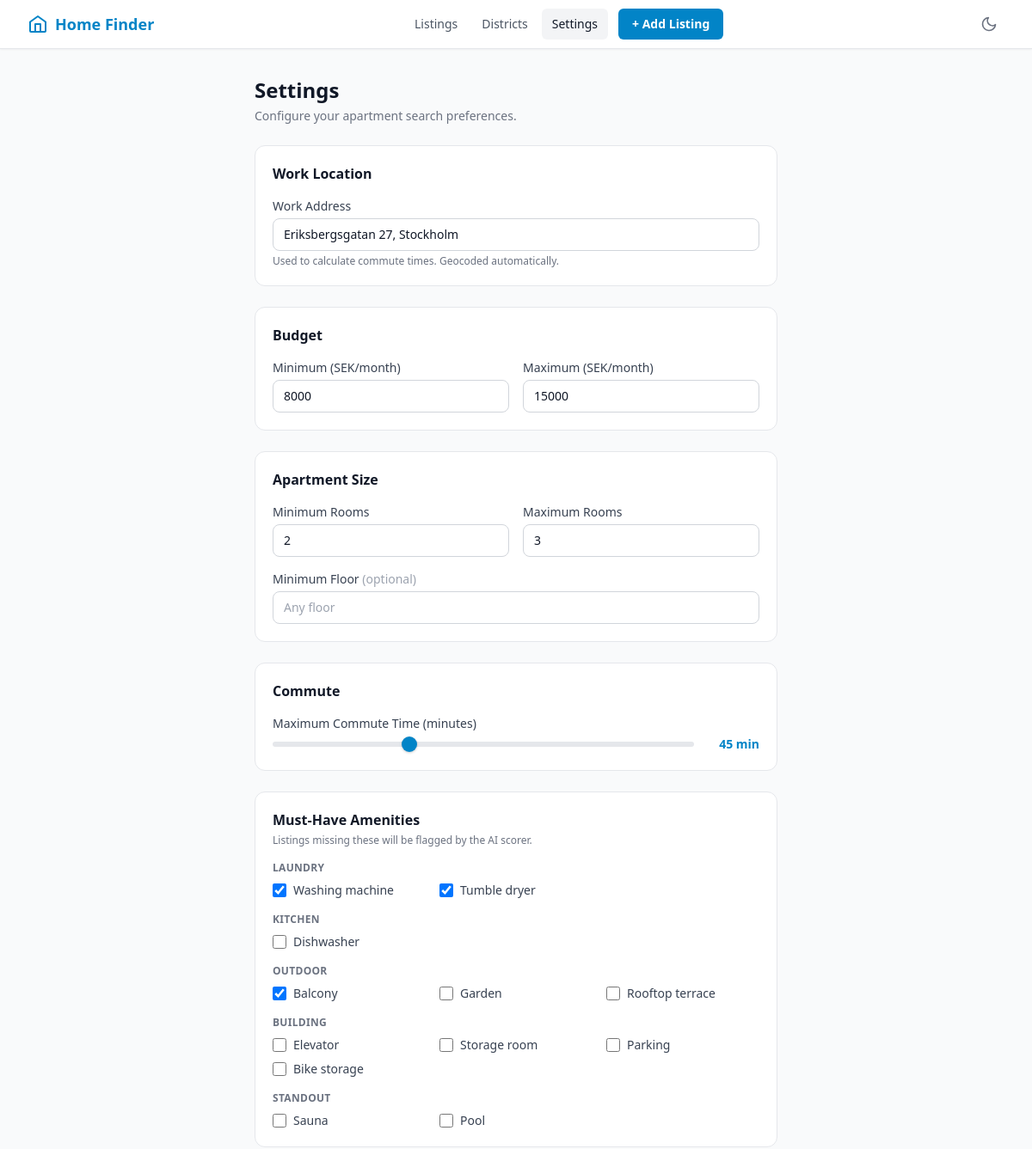
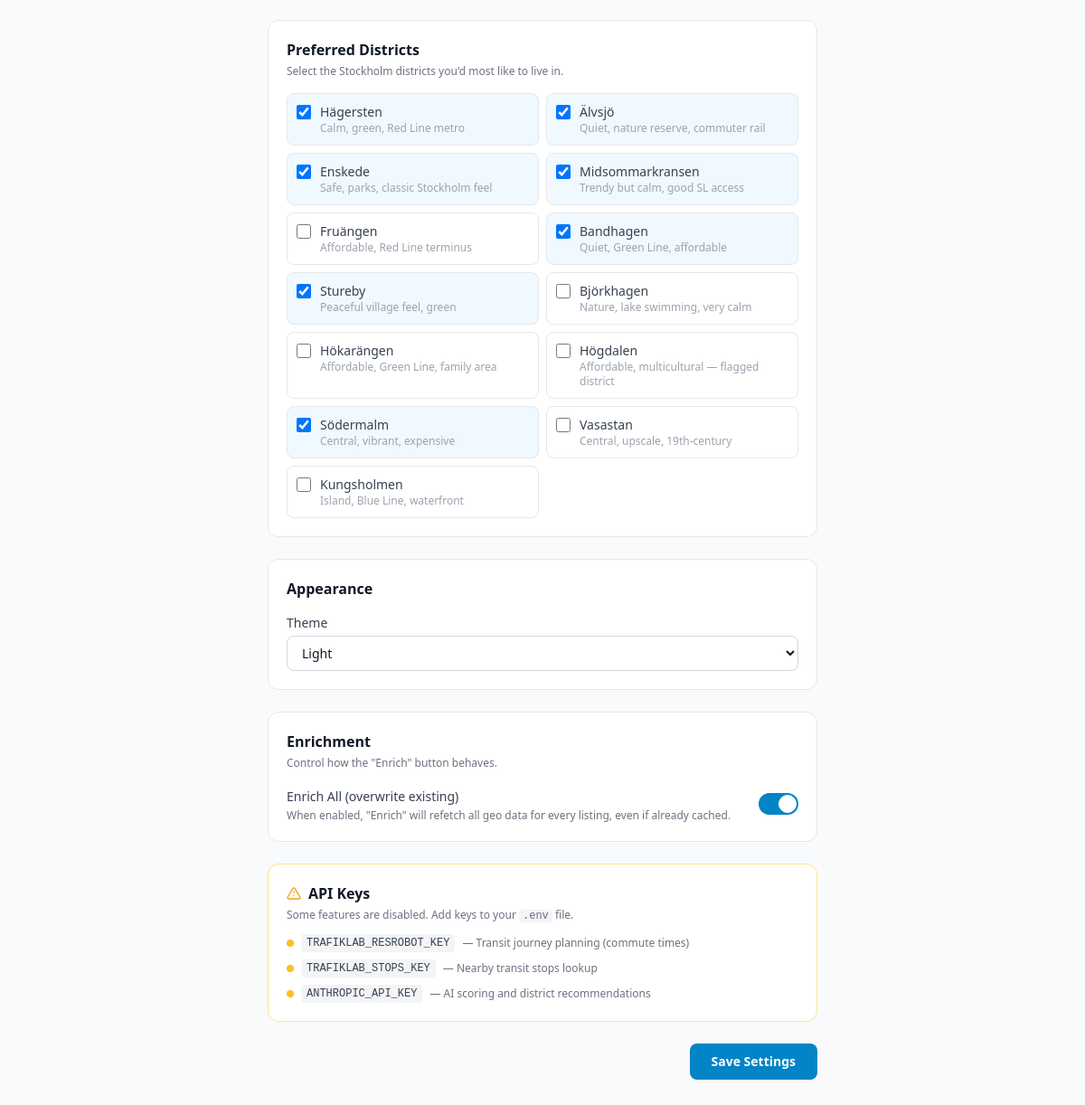
/settings/, run on the app's committed database (2 pictures, top to bottom).
### database/models.py (models this page shows, shortened)
class UserSettings(db.Model):
    __tablename__ = "user_settings"
    id = db.Column(db.Integer, primary_key=True)
    work_address = db.Column(db.String(500), nullable=True)
    work_lat = db.Column(db.Float, nullable=True)
    work_lng = db.Column(db.Float, nullable=True)
    budget_min = db.Column(db.Integer, default=5000)
    budget_max = db.Column(db.Integer, default=25000)
    min_rooms = db.Column(db.Integer, default=1)
    max_rooms = db.Column(db.Integer, default=3)
    floor_min = db.Column(db.Integer, nullable=True)
    must_have_washing_machine = db.Column(db.Boolean, default=False)
    must_have_dryer = db.Column(db.Boolean, default=False)
    must_have_dishwasher = db.Column(db.Boolean, default=False)
    must_have_amenities = db.Column(db.JSON, default=list)
    preferred_districts = db.Column(db.JSON, default=list)
    max_commute_minutes = db.Column(db.Integer, default=45)
    theme = db.Column(db.String(10), default="light")
    enrich_all_even_if_cached = db.Column(db.Boolean, default=False)

### routes/settings.py (the view)
@settings_bp.route("/", methods=["GET"])
def settings_page():
    settings = get_or_create_settings()
    return render_template("settings.html", settings=settings)

### templates/settings.html (shortened to what this page needs)
{% extends "base.html" %}
{% block content %}
<div class="max-w-2xl mx-auto px-4 sm:px-6 lg:px-8 py-8">
  <div class="mb-6">
    <h1 class="text-2xl font-bold text-gray-900 dark:text-white">Settings</h1>
    <p class="mt-1 text-sm text-gray-500 dark:text-gray-400">Configure your apartment search preferences.</p>
  </div>
  <form method="POST" action="{{ url_for('settings.save_settings') }}" class="space-y-6">
    <div class="bg-white dark:bg-gray-800 rounded-xl border border-gray-200 dark:border-gray-700 p-5">
      <h2 class="text-base font-semibold text-gray-900 dark:text-white mb-4">Work Location</h2>
      <div>
        <label for="work_address" class="block text-sm font-medium text-gray-700 dark:text-gray-300 mb-1">
          Work Address
        </label>
        <input type="text" id="work_address" name="work_address" value="{{ settings.work_address or '' }}"
          placeholder="e.g. Drottninggatan 1, Stockholm"
          class="w-full px-3 py-2 rounded-lg border border-gray-300 dark:border-gray-600 bg-white dark:bg-gray-700 text-gray-900 dark:text-white placeholder-gray-400 dark:placeholder-gray-500 focus:outline-none focus:ring-2 focus:ring-brand-500 focus:border-transparent text-sm transition-colors" />
        <p class="mt-1 text-xs text-gray-500 dark:text-gray-400">
          Used to calculate commute times. Geocoded automatically.
        </p>
      </div>
    </div>
    <div class="bg-white dark:bg-gray-800 rounded-xl border border-gray-200 dark:border-gray-700 p-5">
      <h2 class="text-base font-semibold text-gray-900 dark:text-white mb-4">Budget</h2>
      <div class="grid grid-cols-2 gap-4">
        <div>
          <label for="budget_min" class="block text-sm font-medium text-gray-700 dark:text-gray-300 mb-1">
            Minimum (SEK/month)
          </label>
          <input type="number" id="budget_min" name="budget_min" value="{{ settings.budget_min }}" min="0" step="500"
            class="w-full px-3 py-2 rounded-lg border border-gray-300 dark:border-gray-600 bg-white dark:bg-gray-700 text-gray-900 dark:text-white focus:outline-none focus:ring-2 focus:ring-brand-500 focus:border-transparent text-sm transition-colors" />
        </div>
        <div>
          <label for="budget_max" class="block text-sm font-medium text-gray-700 dark:text-gray-300 mb-1">
            Maximum (SEK/month)
          </label>
          <input type="number" id="budget_max" name="budget_max" value="{{ settings.budget_max }}" min="0" step="500"
            class="w-full px-3 py-2 rounded-lg border border-gray-300 dark:border-gray-600 bg-white dark:bg-gray-700 text-gray-900 dark:text-white focus:outline-none focus:ring-2 focus:ring-brand-500 focus:border-transparent text-sm transition-colors" />
        </div>
      </div>
    </div>
    <div class="bg-white dark:bg-gray-800 rounded-xl border border-gray-200 dark:border-gray-700 p-5">
      <h2 class="text-base font-semibold text-gray-900 dark:text-white mb-4">Apartment Size</h2>
      <div class="grid grid-cols-2 gap-4">
        <div>
          <label for="min_rooms" class="block text-sm font-medium text-gray-700 dark:text-gray-300 mb-1">
            Minimum Rooms
          </label>
          <input type="number" id="min_rooms" name="min_rooms" value="{{ settings.min_rooms }}" min="1" max="10"
            class="w-full px-3 py-2 rounded-lg border border-gray-300 dark:border-gray-600 bg-white dark:bg-gray-700 text-gray-900 dark:text-white focus:outline-none focus:ring-2 focus:ring-brand-500 focus:border-transparent text-sm transition-colors" />
        </div>
        <div>
          <label for="max_rooms" class="block text-sm font-medium text-gray-700 dark:text-gray-300 mb-1">
            Maximum Rooms
          </label>
          <input type="number" id="max_rooms" name="max_rooms" value="{{ settings.max_rooms }}" min="1" max="10"
            class="w-full px-3 py-2 rounded-lg border border-gray-300 dark:border-gray-600 bg-white dark:bg-gray-700 text-gray-900 dark:text-white focus:outline-none focus:ring-2 focus:ring-brand-500 focus:border-transparent text-sm transition-colors" />
        </div>
      </div>
      <div class="mt-4">
        <label for="floor_min" class="block text-sm font-medium text-gray-700 dark:text-gray-300 mb-1">
          Minimum Floor <span class="text-gray-400 dark:text-gray-500 font-normal">(optional)</span>
        </label>
        <input type="number" id="floor_min" name="floor_min" value="{{ settings.floor_min or '' }}" min="0"
          placeholder="Any floor"
          class="w-full px-3 py-2 rounded-lg border border-gray-300 dark:border-gray-600 bg-white dark:bg-gray-700 text-gray-900 dark:text-white placeholder-gray-400 dark:placeholder-gray-500 focus:outline-none focus:ring-2 focus:ring-brand-500 focus:border-transparent text-sm transition-colors" />
      </div>
    </div>
    <div class="bg-white dark:bg-gray-800 rounded-xl border border-gray-200 dark:border-gray-700 p-5">
      <h2 class="text-base font-semibold text-gray-900 dark:text-white mb-4">Commute</h2>
      <div>
        <label for="max_commute_minutes" class="block text-sm font-medium text-gray-700 dark:text-gray-300 mb-1">
          Maximum Commute Time (minutes)
        </label>
        <div class="flex items-center gap-3">
          <input type="range" id="max_commute_range" min="10" max="120" step="5"
            value="{{ settings.max_commute_minutes }}"
            oninput="document.getElementById('max_commute_minutes').value = this.value; document.getElementById('commute-display').textContent = this.value + ' min'"
            class="flex-1 h-2 appearance-none bg-gray-200 dark:bg-gray-600 rounded-full cursor-pointer accent-brand-600" />
          <span id="commute-display" class="text-sm font-semibold text-brand-600 dark:text-brand-400 w-16 text-right">
            {{ settings.max_commute_minutes }} min
          </span>
        </div>
      </div>
    </div>
    <div class="bg-white dark:bg-gray-800 rounded-xl border border-gray-200 dark:border-gray-700 p-5">
      <h2 class="text-base font-semibold text-gray-900 dark:text-white mb-1">Must-Have Amenities</h2>
      <p class="text-xs text-gray-500 dark:text-gray-400 mb-4">Listings missing these will be flagged by the AI scorer.
      </p>
      {% set amenity_groups = [
      ("Laundry", [
      ("washing_machine", "Washing machine"),
      ("tumble_dryer", "Tumble dryer"),
      ]),
      ("Kitchen", [
      ("dishwasher", "Dishwasher"),
      ]),
      ("Outdoor", [
      ("balcony", "Balcony"),
      ("garden", "Garden"),
      ("rooftop_terrace", "Rooftop terrace"),
      ]),
      ("Building", [
      ("elevator", "Elevator"),
      ("storage_room", "Storage room"),
      ("parking", "Parking"),
      ("bike_storage", "Bike storage"),
      ]),
      ("Standout", [
      ("sauna", "Sauna"),
      ("pool", "Pool"),
      ]),
      ] %}
      <div class="space-y-4">
        {% for group_name, items in amenity_groups %}
        <div>
          <p class="text-xs font-semibold text-gray-500 dark:text-gray-400 uppercase tracking-wide mb-2">{{ group_name
            }}</p>
          <div class="grid grid-cols-2 sm:grid-cols-3 gap-y-2 gap-x-4">
            {% for key, label in items %}
            <label class="flex items-center gap-2 cursor-pointer">
              <input type="checkbox" name="must_have_amenities" value="{{ key }}" {% if key in
                (settings.must_have_amenities or []) %}checked{% endif %}
                class="w-4 h-4 text-brand-600 border-gray-300 dark:border-gray-600 rounded focus:ring-brand-500 bg-white dark:bg-gray-700" />
              <span class="text-sm text-gray-700 dark:text-gray-300">{{ label }}</span>
            </label>
            {% endfor %}
          </div>
        </div>
        {% endfor %}
      </div>
    </div>
    <div class="bg-white dark:bg-gray-800 rounded-xl border border-gray-200 dark:border-gray-700 p-5">
      <h2 class="text-base font-semibold text-gray-900 dark:text-white mb-1">Preferred Districts</h2>
      <p class="text-xs text-gray-500 dark:text-gray-400 mb-4">Select the Stockholm districts you'd most like to live
        in.</p>
      <div class="grid grid-cols-2 gap-2">
        {% for district, description in recommended_districts %}
        <label
          class="flex items-start gap-2.5 p-2.5 rounded-lg border border-gray-200 dark:border-gray-600 hover:bg-gray-50 dark:hover:bg-gray-700/50 cursor-pointer transition-colors
          {% if district in (settings.preferred_districts or []) %}bg-brand-50 dark:bg-brand-900/20 border-brand-300 dark:border-brand-600{% endif %}">
          <input type="checkbox" name="preferred_districts" value="{{ district }}" {% if district in
            (settings.preferred_districts or []) %}checked{% endif %}
            class="w-4 h-4 mt-0.5 text-brand-600 border-gray-300 dark:border-gray-600 rounded focus:ring-brand-500 bg-white dark:bg-gray-700 flex-shrink-0" />
          <div>
            <div class="text-sm font-medium text-gray-700 dark:text-gray-300">{{ district }}</div>
            <div class="text-xs text-gray-400 dark:text-gray-500">{{ description }}</div>
          </div>
        </label>
        {% endfor %}
      </div>
    </div>
    <div class="bg-white dark:bg-gray-800 rounded-xl border border-gray-200 dark:border-gray-700 p-5">
      <h2 class="text-base font-semibold text-gray-900 dark:text-white mb-4">Appearance</h2>
      <div>
        <label for="theme" class="block text-sm font-medium text-gray-700 dark:text-gray-300 mb-1">Theme</label>
        <select id="theme" name="theme" onchange="applyTheme(this.value)"
          class="w-full px-3 py-2 rounded-lg border border-gray-300 dark:border-gray-600 bg-white dark:bg-gray-700 text-gray-900 dark:text-white focus:outline-none focus:ring-2 focus:ring-brand-500 focus:border-transparent text-sm transition-colors">
          <option value="light" {% if settings.theme=='light' %}selected{% endif %}>Light</option>
        </select>
      </div>
    </div>
    <div class="bg-white dark:bg-gray-800 rounded-xl border border-gray-200 dark:border-gray-700 p-5">
      <h2 class="text-base font-semibold text-gray-900 dark:text-white mb-1">Enrichment</h2>
      <p class="text-xs text-gray-500 dark:text-gray-400 mb-4">Control how the "Enrich" button behaves.</p>
      <div class="flex items-center justify-between">
        <div>
          <label for="enrich_all_even_if_cached" class="text-sm font-medium text-gray-700 dark:text-gray-300">Enrich All
            (overwrite existing)</label>
          <p class="text-xs text-gray-500 dark:text-gray-400 mt-0.5">When enabled, "Enrich" will refetch all geo data
            for every listing, even if already cached.</p>
        </div>
        <label class="relative inline-flex items-center cursor-pointer">
          <div
            class="w-11 h-6 bg-gray-200 peer-focus:outline-none peer-focus:ring-4 peer-focus:ring-brand-300 dark:peer-focus:ring-brand-800 rounded-full peer dark:bg-gray-700 peer-checked:after:translate-x-full peer-checked:after:border-white after:content-[''] after:absolute after:top-[2px] after:left-[2px] after:bg-white after:border-gray-300 after:border after:rounded-full after:h-5 after:w-5 after:transition-all dark:border-gray-600 peer-checked:bg-brand-600">
          </div>
        </label>
      </div>
    </div>
    {% if missing_keys %}
    <div class="bg-white dark:bg-gray-800 rounded-xl border border-amber-200 dark:border-amber-700/50 p-5">
      <h2 class="text-base font-semibold text-gray-900 dark:text-white mb-1 flex items-center gap-2">
        <svg class="w-4 h-4 text-amber-500" fill="none" stroke="currentColor" viewBox="0 0 24 24">
          <path stroke-linecap="round" stroke-linejoin="round" stroke-width="2"
            d="M12 9v2m0 4h.01M10.29 3.86L1.82 18a2 2 0 001.71 3h16.94a2 2 0 001.71-3L13.71 3.86a2 2 0 00-3.42 0z" />
        </svg>
        API Keys
      </h2>
      <p class="text-xs text-gray-500 dark:text-gray-400 mb-3">Some features are disabled. Add keys to your <code
          class="bg-gray-100 dark:bg-gray-700 px-1 rounded">.env</code> file.</p>
      <div class="space-y-2">
        {% for key in missing_keys %}
        <div class="flex items-center gap-2 text-sm">
          <span class="w-2 h-2 rounded-full bg-amber-400 flex-shrink-0"></span>
          <code
            class="text-xs bg-gray-100 dark:bg-gray-700 px-1.5 py-0.5 rounded text-gray-700 dark:text-gray-300">{{ key.key }}</code>
          <span class="text-xs text-gray-500 dark:text-gray-400">— {{ key.feature }}</span>
        </div>
        {% endfor %}
      </div>
    </div>
    {% endif %}
    <div class="flex justify-end">
      <button type="submit"
        class="px-6 py-2.5 rounded-lg bg-brand-600 hover:bg-brand-700 text-white font-semibold text-sm transition-colors focus:outline-none focus:ring-2 focus:ring-brand-500 focus:ring-offset-2">
        Save Settings
      </button>
    </div>
  </form>
</div>
{% endblock %}

### data on the page
UserSettings: work_address "Eriksbergsgatan 27, Stockholm", budget_min "8000", budget_max "15000", min_rooms "2", max_rooms "3", max_commute_minutes "45", must_have_amenities "☑" "☑" "☑", preferred_districts "☑" "☑" "☑" "☑" "☑" "☑" "☑", theme "Light"

### other printed values
{{ group_name }} "LAUNDRY" "KITCHEN" "OUTDOOR" "BUILDING" "STANDOUT"
{{ label }} "Washing machine" "Tumble dryer" "Dishwasher" "Balcony" "Garden" "Rooftop terrace" "Elevator" "Storage room" "Parking" "Bike storage" "Sauna" "Pool"
{{ district }} "Hägersten" "Älvsjö" "Enskede" "Midsommarkransen" "Fruängen" "Bandhagen" "Stureby" "Björkhagen" "Hökarängen" "Högdalen" "Södermalm" "Vasastan" "Kungsholmen"
{{ description }} "Calm, green, Red Line metro" "Quiet, nature reserve, commuter rail" "Safe, parks, classic Stockholm feel" "Trendy but calm, good SL access" "Affordable, Red Line terminus" "Quiet, Green Line, affordable" "Peaceful village feel, green" "Nature, lake swimming, very calm" "Affordable, Green Line, family area" "Affordable, multicultural — flagged district" "Central, vibrant, expensive" "Central, upscale, 19th-century" "Island, Blue Line, waterfront"
{{ key.key }} "TRAFIKLAB_RESROBOT_KEY" "TRAFIKLAB_STOPS_KEY" "ANTHROPIC_API_KEY"
{{ key.feature }} "Transit journey planning (commute times)" "Nearby transit stops lookup" "AI scoring and district recommendations"
